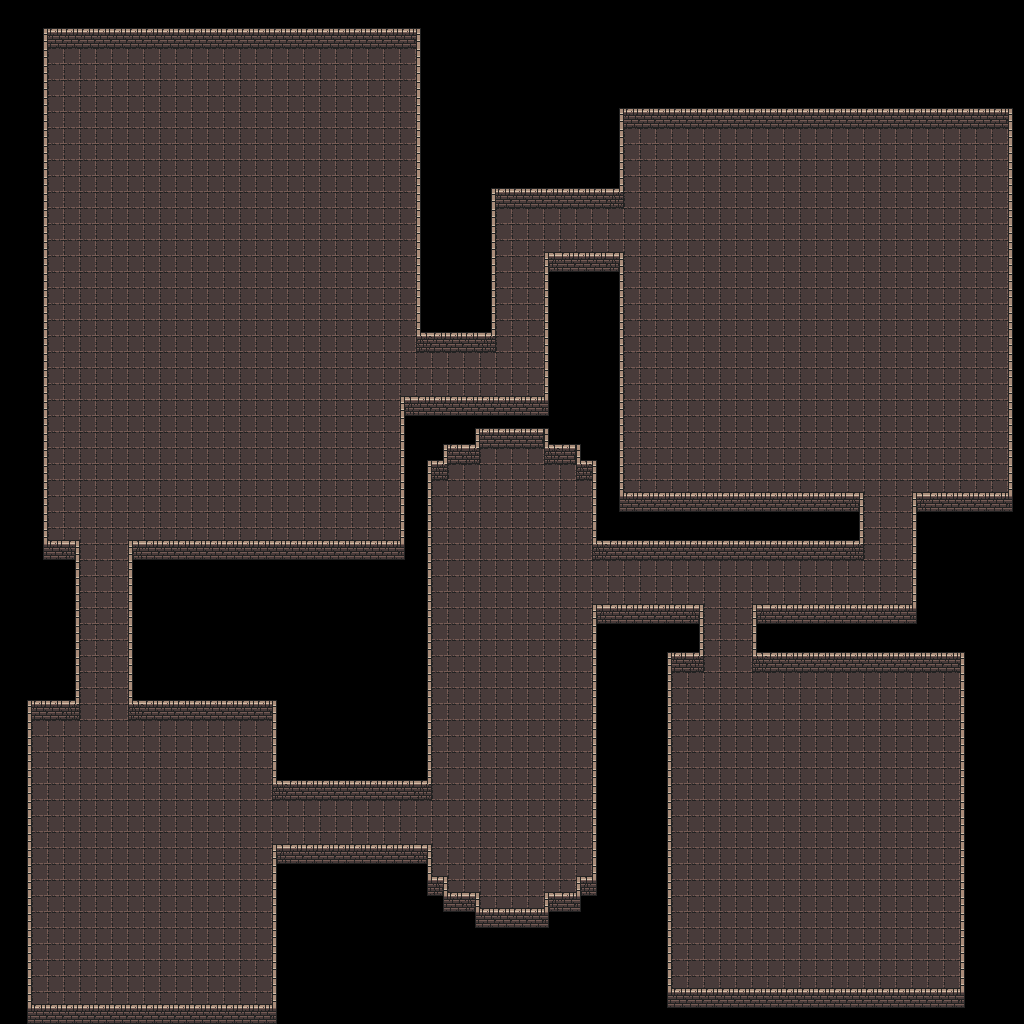

This is a level from a 2D game, rendered from its Tiled map with the project's own tilesets. A one-line summary and the map file follow, with tile-layer data summarised:
An orthogonal 64x64 tile map with 16x16 px tiles, 2 tile layers (Floor, Walls).

<map version="1.2" tiledversion="1.2.4" orientation="orthogonal" renderorder="right-down" width="64" height="64" tilewidth="16" tileheight="16" infinite="0" nextlayerid="3" nextobjectid="1">
 <tileset firstgid="1" name="dungeon_tileset" tilewidth="16" tileheight="16" tilecount="1024" columns="32">
  <image source="tilemaps/dungeon_tileset.png" width="512" height="512" />
 </tileset>
 <layer id="1" name="Floor" width="64" height="64">
  <data>[4096 cells, 2374 non-empty, 1 distinct tile ids]</data>
 </layer>
 <layer id="2" name="Walls" width="64" height="64">
  <data>[4096 cells, 782 non-empty, 18 distinct tile ids]</data>
 </layer>
</map>
